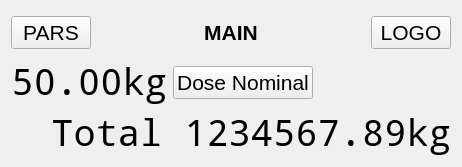
      <widget class="QWidget" name="DosePage">
       <layout class="QVBoxLayout" name="verticalLayout_2">
        <item>
         <layout class="QHBoxLayout" name="horizontalLayout_3">
          <item>
           <widget class="QPushButton" name="ParsPushButtonR">
            <property name="font">
             <font>
              <pointsize>16</pointsize>
             </font>
            </property>
            <property name="text">
             <string>PARS</string>
            </property>
           </widget>
          </item>
          <item>
           <spacer name="horizontalSpacer_10">
            <property name="orientation">
             <enum>Qt::Horizontal</enum>
            </property>
            <property name="sizeHint" stdset="0">
             <size>
              <width>58</width>
              <height>43</height>
             </size>
            </property>
           </spacer>
          </item>
          <item>
           <widget class="QLabel" name="MainTxtLabel">
            <property name="font">
             <font>
              <pointsize>16</pointsize>
              <weight>75</weight>
              <bold>true</bold>
             </font>
            </property>
            <property name="text">
             <string>MAIN</string>
            </property>
            <property name="alignment">
             <set>Qt::AlignCenter</set>
            </property>
           </widget>
          </item>
          <item>
           <spacer name="horizontalSpacer_9">
            <property name="orientation">
             <enum>Qt::Horizontal</enum>
            </property>
            <property name="sizeHint" stdset="0">
             <size>
              <width>58</width>
              <height>43</height>
             </size>
            </property>
           </spacer>
          </item>
          <item>
           <widget class="QPushButton" name="LogoPushButtonL">
            <property name="font">
             <font>
              <pointsize>16</pointsize>
             </font>
            </property>
            <property name="text">
             <string>LOGO</string>
            </property>
           </widget>
          </item>
         </layout>
        </item>
        <item>
         <layout class="QHBoxLayout" name="horizontalLayout_7">
          <item>
           <widget class="QLabel" name="DoseLabel">
            <property name="sizePolicy">
             <sizepolicy hsizetype="Preferred" vsizetype="Maximum">
              <horstretch>0</horstretch>
              <verstretch>0</verstretch>
             </sizepolicy>
            </property>
            <property name="font">
             <font>
              <family>Noto Mono</family>
              <pointsize>28</pointsize>
             </font>
            </property>
            <property name="layoutDirection">
             <enum>Qt::LeftToRight</enum>
            </property>
            <property name="frameShape">
             <enum>QFrame::NoFrame</enum>
            </property>
            <property name="frameShadow">
             <enum>QFrame::Raised</enum>
            </property>
            <property name="text">
             <string>50.00kg</string>
            </property>
            <property name="alignment">
             <set>Qt::AlignRight|Qt::AlignTrailing|Qt::AlignVCenter</set>
            </property>
           </widget>
          </item>
          <item>
           <widget class="QPushButton" name="DoseNomPushButton">
            <property name="font">
             <font>
              <pointsize>16</pointsize>
             </font>
            </property>
            <property name="text">
             <string>Dose Nominal</string>
            </property>
           </widget>
          </item>
          <item>
           <spacer name="horizontalSpacer_11">
            <property name="orientation">
             <enum>Qt::Horizontal</enum>
            </property>
            <property name="sizeHint" stdset="0">
             <size>
              <width>138</width>
              <height>20</height>
             </size>
            </property>
           </spacer>
          </item>
         </layout>
        </item>
        <item>
         <widget class="QLabel" name="TotalLabel">
          <property name="sizePolicy">
           <sizepolicy hsizetype="Preferred" vsizetype="Maximum">
            <horstretch>0</horstretch>
            <verstretch>0</verstretch>
           </sizepolicy>
          </property>
          <property name="font">
           <font>
            <family>Noto Mono</family>
            <pointsize>28</pointsize>
           </font>
          </property>
          <property name="frameShape">
           <enum>QFrame::NoFrame</enum>
          </property>
          <property name="frameShadow">
           <enum>QFrame::Raised</enum>
          </property>
          <property name="text">
           <string>Total 1234567.89kg</string>
          </property>
          <property name="alignment">
           <set>Qt::AlignRight|Qt::AlignTrailing|Qt::AlignVCenter</set>
          </property>
         </widget>
        </item>
       </layout>
      </widget>
